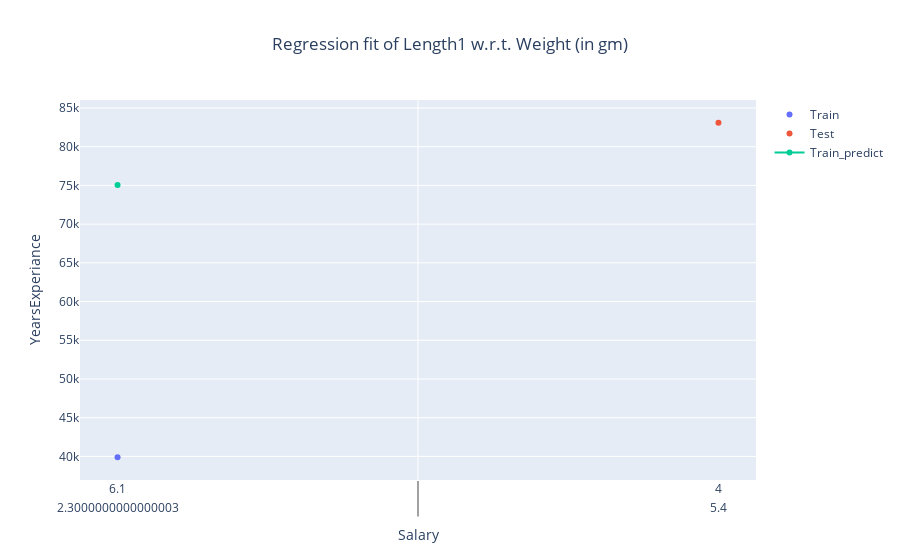

This figure's notebook cell:
### Code cell
fig = go.Figure()
fig.add_trace(trace=go.Scatter(x=x_train ,y=y_train , name='Train', mode='markers'))
fig.add_trace(trace=go.Scatter(x=x_test ,y=y_test, name='Test' ,mode='markers'))
fig.add_trace(trace=go.Scatter(x=x_train ,y=predict ,name='Train_predict'))
fig.update_layout(title_text='Regression fit of Length1 w.r.t. Weight (in gm)',
                  title_x=0.5,
                  showlegend=True,
                  xaxis_title="Salary",
                  yaxis_title="YearsExperiance",)

### Figure 1 — Plotly figure (JSON) as saved in the notebook; plotly's stock layout.template omitted (floating-point values rounded to 4 significant figures)
{"data": [{"mode": "markers", "name": "Train", "type": "scatter", "x": [[2.3], [6.1], [8], [5], [3], [4.2], [7.2], [6.9], [3.3], [9.1], [1.6], [3.8], [10.4], [6], [4.1], [4.6], [2.1], [8.3], [9.6], [9.7], [1.4], [5.2]], "y": [39892, 93941, 101303, 67939, 56643, 57082, 98274, 91739, 54446, 105583, 37732, 57190, 122392, 81364, 55795, 61112, 43526, 113813, 116970, 112636, 46206, 66030]}, {"mode": "markers", "name": "Test", "type": "scatter", "x": [[5.4], [4], [3.1], [8.8], [3.3], [10.6], [1.2], [4.1]], "y": [83089, 63219, 60151, 109432, 64446, 121873, 39344, 56958]}, {"name": "Train_predict", "type": "scatter", "x": [[2.3], [6.1], [8], [5], [3], [4.2], [7.2], [6.9], [3.3], [9.1], [1.6], [3.8], [10.4], [6], [4.1], [4.6], [2.1], [8.3], [9.6], [9.7], [1.4], [5.2]], "y": [75060.0, 61400.0, 52610.0, 108200.0, 54560.0, 125800.0, 34070.0, 62370.0]}], "layout": {"showlegend": true, "title": {"text": "Regression fit of Length1 w.r.t. Weight (in gm)", "x": 0.5}, "xaxis": {"title": {"text": "Salary"}}, "yaxis": {"title": {"text": "YearsExperiance"}}}}
